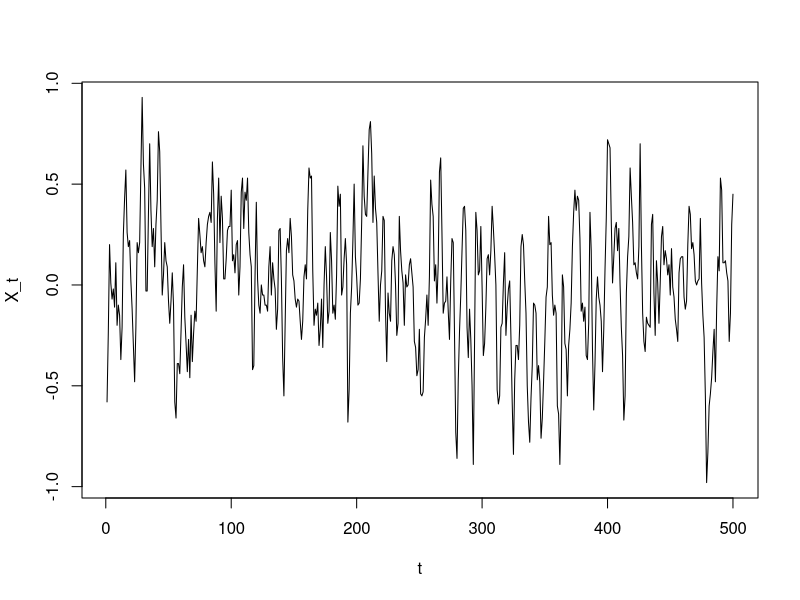
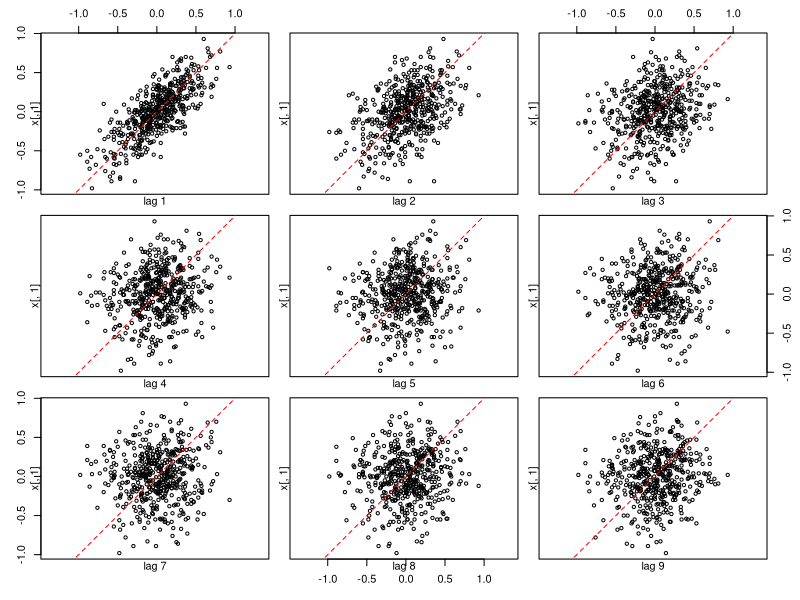
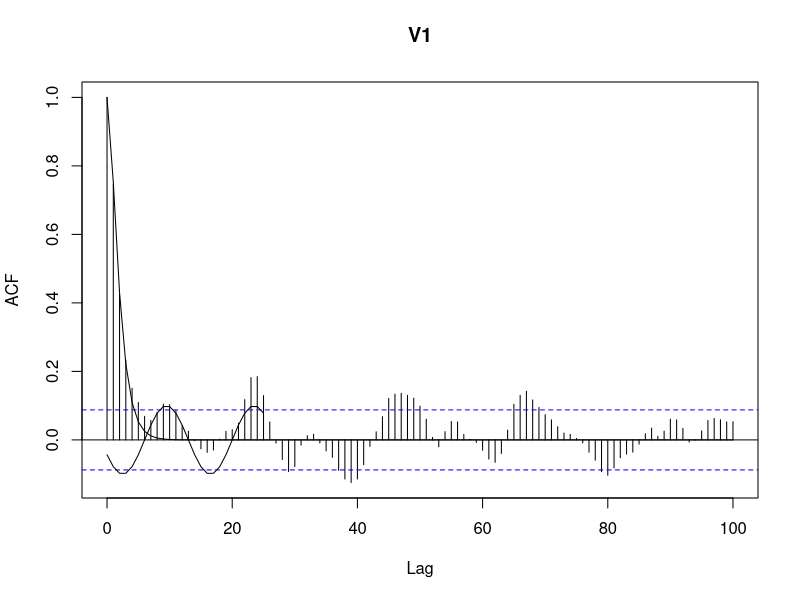
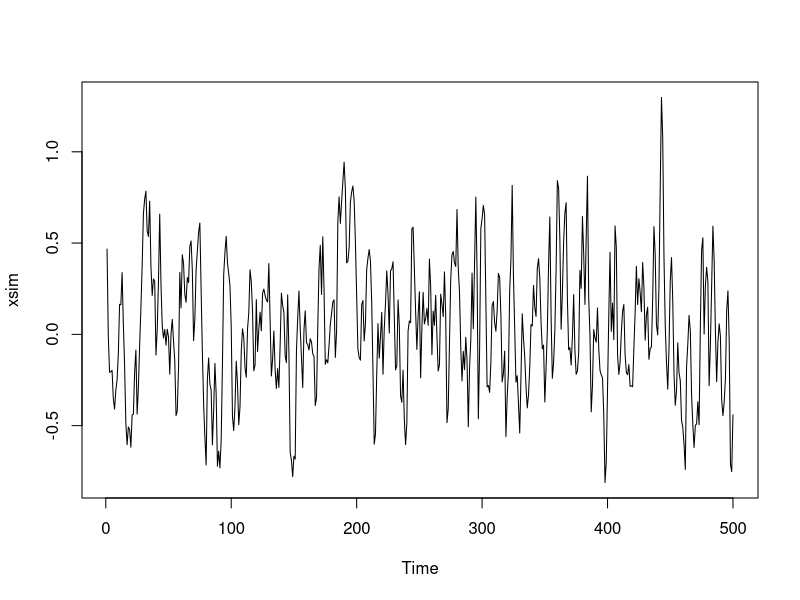

Reproduce these figures in R, in order.
## ---- chunk 1
knitr::opts_chunk$set(echo = TRUE)
## ---- chunk 2
x = read.table("DataEx3G8.txt")
## ---- chunk 3
plot(seq(1,500),x[,1],type="l", xlab="t", ylab="X_t")
## ---- chunk 4
lag.plot(x[,1], 9, diag.col = "red")
## ---- chunk 5
arima=arima(x,order=c(2,0,1))
## ---- chunk 6
lag.max=100
acf=acf(x,lag.max=lag.max)
lines(seq(0,lag.max),ARMAacf(ar=c(0.7411,-0.1282),ma=0.2789,lag.max=lag.max))
n=seq(0,25)
s=0.1*sin(2*pi*(n-6)/14)
lines(n,s)
## ---- chunk 7
p=10
c=2*pi/p
y=asin(c*x[,1])
## ---- chunk 8
xsim <- arima.sim(n=500, list(ar=c(arima$coef[1],arima$coef[2]), ma=arima$coef[3]),innov=rnorm(1000, sd=sqrt(arima$sigma2)),start.innov=rnorm(100, sd=sqrt(arima$sigma2)))
plot(xsim)
## ---- chunk 9
print(arima)
## ---- chunk 10
z_1=(arima$coef[1]-sqrt(arima$coef[1]^2 +4*arima$coef[2]))/(-2*arima$coef[2])
z_2=(arima$coef[1]+sqrt(arima$coef[1]^2 +4*arima$coef[2]))/(-2*arima$coef[2])
